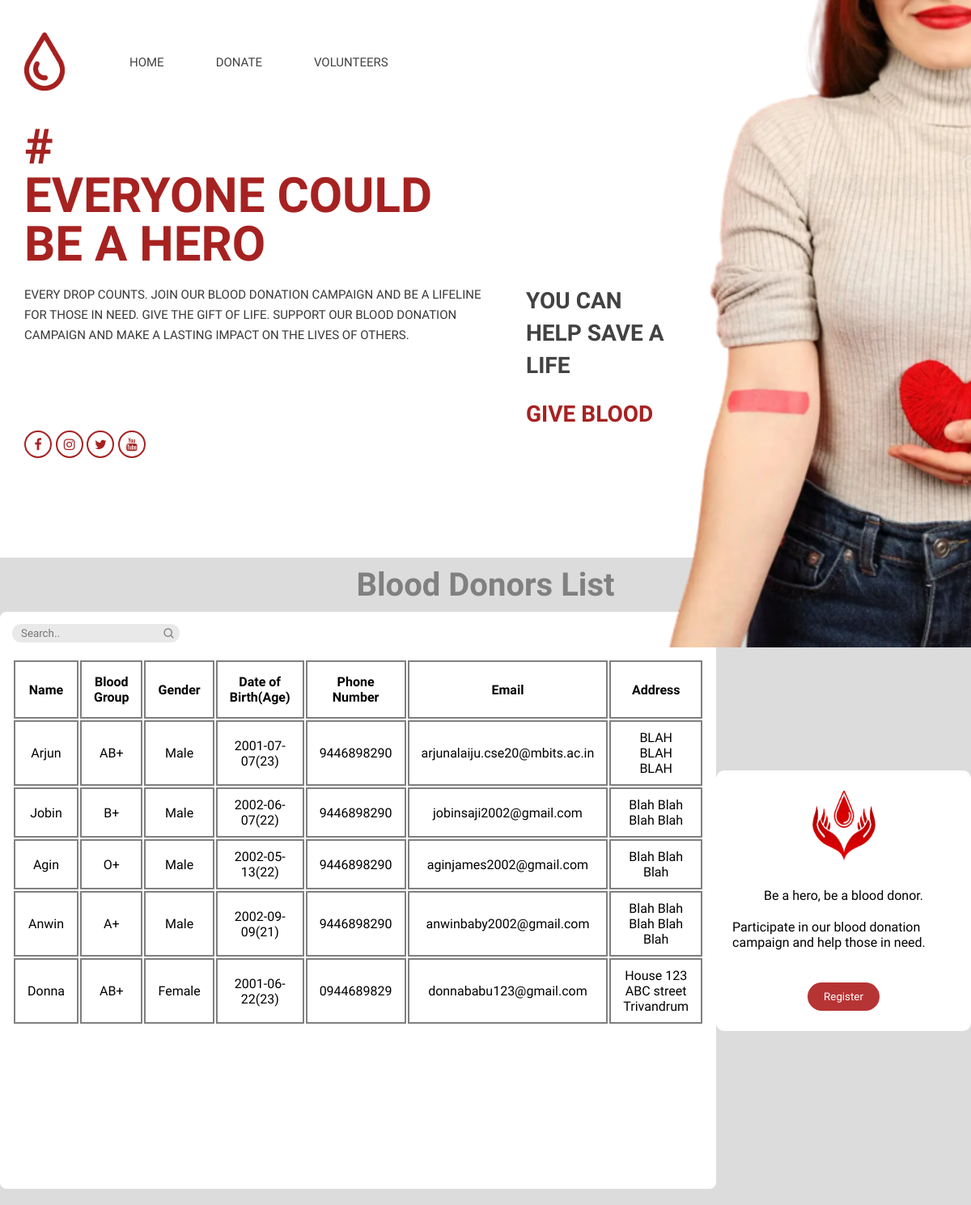
The page /Blood/index.php on the database its author committed.
### tables this page shows
CREATE TABLE IF NOT EXISTS `donor_camp` (
  `d_id` int NOT NULL AUTO_INCREMENT,
  `name` varchar(255) NOT NULL,
  `gender` varchar(10) NOT NULL,
  `blood_group` varchar(10) NOT NULL,
  `dob` date NOT NULL,
  `phone_no` varchar(15) NOT NULL,
  `email` varchar(30) NOT NULL,
  `address` varchar(255) NOT NULL,
  PRIMARY KEY (`d_id`)
);

### Blood/index.php (the view, shortened to what this page needs)
<!DOCTYPE html>
<html>
<head>
  <link rel="stylesheet" type="text/css" href="style.css">
  <link href='https://unpkg.com/boxicons@2.1.4/css/boxicons.min.css' rel='stylesheet'>
  <link rel="stylesheet" href="https://cdnjs.cloudflare.com/ajax/libs/font-awesome/4.7.0/css/font-awesome.min.css">
</head>
<body>
<header class="main-header">
  <div class="container">
    <div class="branding grid-row">
      <div class="logo">
        <a href="#"><img src="logo.png" alt="logo"></a>
      </div>
      <nav class="navbar mobile-menu">
        <ul class="nav-listing">
          <li><a href="../index.php">Home</a></li>
          <li><a href="Blood.php">Donate</a></li>
          <li><a href="#tabsection">Volunteers</a></li>
        </ul>
      </nav>
    </div>
  </div>
</header>
<section class="main-section">
  <div class="container">
    <h1 class="main-heading">
      <span>#</span>
      <span>EVERYONE COULD</span>
      <span>BE A HERO</span>
    </h1>
    <div class="grid-row">
      <div class="left-col">
        <p>Every drop counts. Join our blood donation campaign and be a lifeline for those in need. Give the gift of life. Support our blood donation campaign and make a lasting impact on the lives of others.</p>
      </div>
      <div class="right-col">
        <h2 class="dark-heading">
          <span>You can</span>
          <span>Help save a life</span>
        </h2>
        <h2 class="small-top-space">Give blood</h2>
      </div>
    </div>
  </div>
  <div class="social-icons">
    <div class="container">
      <ul class="listing">
        <li><a href="#"><i class="fa fa-facebook"></i></a></li>
        <li><a href="#"><i class="fa fa-instagram"></i></a></li>
        <li><a href="#"><i class="fa fa-twitter"></i></a></li>
        <li><a href="#"><i class="fa fa-youtube"></i></a></li>
      </ul>
    </div>
  </div>
</section>
<img src="bg.png" style="position: fixed; top: 0; right: 0; height: 100vh; ">
<section id="tabsection">
  <div>
    <div style="display:flex; align-items: center; justify-content: center; "><p style="color: grey; font-size: 40px; font-weight: 600; margin-top: 10px; " >Blood Donors List</p></div>
    <div style="display:flex; align-items: center; justify-content: space-evenly; margin-top: 10px; ">
      <div id="tabdiv">
      <div class="searchb" >
          <input type="text" id="searchInput" placeholder="Search..">
          <i class='bx bx-search' ></i>
        </div>
    <div id="nodivtable" style="height:640px; overflow:scroll">
    <table style="width: 100%;" id="dataTable">
      <thead>
      <tr style="margin: 10px 4px;">
      <th style="border: 2px solid grey; padding: 15px; " align="center">Name</th>
      <th style="border: 2px solid grey; padding: 15px; " align="center">Blood Group</th>
      <th style="border: 2px solid grey; padding: 15px; " align="center">Gender</th>
      <th style="border: 2px solid grey; padding: 15px; " align="center">Date of Birth(Age)</th>
      <th style="border: 2px solid grey; padding: 15px; " align="center">Phone Number</th>
      <th style="border: 2px solid grey; padding: 15px; " align="center">Email</th>
      <th style="border: 2px solid grey; padding: 15px; " align="center">Address</th>
      </tr>
      </thead>
      <tbody>
        <?php
          include "inc/config.php";
          $query = "SELECT * FROM donor_camp";
          $result = mysqli_query($conn,$query);
          while($row = mysqli_fetch_assoc($result)){
            $dob = $row['dob'];
            $dateOfBirth = new DateTime($dob);
            $currentDate = new DateTime();
            $ageInterval = $currentDate->diff($dateOfBirth);
            $age = $ageInterval->y;
            echo "<tr id='trst'>";
            echo "<td style='border: 2px solid grey; padding: 10px 15px; ' align='center'>".$row['name']."</td>";
            echo "<td style='border: 2px solid grey; padding: 10px 15px; ' align='center'>".$row['blood_group']."</td>";
            echo "<td style='border: 2px solid grey; padding: 10px 15px; ' align='center'>".$row['gender']."</td>";
            echo "<td style='border: 2px solid grey; padding: 10px 15px; ' align='center'>".$row['dob']."(".$age.")</td>";
            echo "<td style='border: 2px solid grey; padding: 10px 15px; ' align='center'>".$row['phone_no']."</td>";
            echo "<td style='border: 2px solid grey; padding: 10px 15px; ' align='center'>".$row['email']."</td>";
            echo "<td style='border: 2px solid grey; padding: 10px 15px; ' align='center'>".$row['address']."</td>";
            echo "</tr>";
          }
        ?>
      </tbody>
    </table>
    </div>
    </div>
    <div id="askmessage" style="z-index: 3000;">
      <div id="askdiv"><img src="bd.png" style="width: 110px; height:100px;"></div>
      <div id="askdiv">
      <p>Be a hero, be a blood donor. </p>
      </div>
      <div id="askdiv">
      <p> Participate in our blood donation campaign and help those in need.</p>
      </div>
      <div id="askdiv">
        <button onclick="location.href='Blood.php'" >Register</button>
      </div>
    </div>
    </div>
  </div>
</section>
</body>
</html>

### Blood/style.css (style rules this page uses)
* { margin: 0; padding: 0; font-family: 'Fjalla One', sans-serif; }
body { height: 100vh; background-color: #E3E3E3; position: relative; background: white; background-size: cover; -ms-overflow-style: none; scrollbar-width: none; }
.container { width: 95%; max-width: 1360px; margin: auto; }
.logo img { width: 100%; display: block; max-width: 50px; }
.branding.grid-row { display: grid; grid-template-columns: 50px auto; grid-gap: 50px; }
nav.navbar { display: flex; align-items: center; }
ul.nav-listing > li { display: inline-block; padding: 0 30px; }
ul.nav-listing > li > a { color: #424242; text-decoration: unset; font-size: 18px; font-weight: 500; text-transform: uppercase; transition: color 0.6s linear; }
.logo > a { display: block; }
header.main-header { padding: 40px 0; }
.main-heading > span { display: block; }
.main-heading { color: #a62221; font-size: 100px; font-weight: 800; line-height: 100px; }
.main-section .grid-row { display: grid; grid-template-columns: 50% 20%; grid-gap: 50px; margin-top: 50px; }
.main-section p { color: #383838; text-transform: uppercase; font-size: 20px; line-height: 30px; }
h2 > span { display: block; }
h2.dark-heading { color: #424242; font-size: 40px; line-height: 50px; text-transform: uppercase; }
h2 { color: #a62221; font-size: 40px; line-height: 50px; text-transform: uppercase; }
.small-top-space { margin-top: 20px; }
.social-icons ul.listing { display: flex; list-style: none; align-items: center; justify-content: space-between; max-width: 150px; }
.social-icons ul.listing li a { display: block; width: 100%; text-align: center; color: #a62221; }
.social-icons ul.listing li { display: flex; align-items: center; justify-content: center; width: 30px; height: 30px; border: 2px solid #a62221; border-radius: 50%; }
@media only screen and (max-width: 1320px) and (min-width: 961px) { ul.nav-listing > li > a { font-size: 15px; } }
@media only screen and (max-width: 1320px) and (min-width: 961px) { .main-heading { font-size: 60px; line-height: 60px; } }
@media only screen and (max-width: 1320px) and (min-width: 961px) { .main-section p { font-size: 15px; line-height: 25px; } }
@media only screen and (max-width: 1320px) and (min-width: 961px) { .main-section .grid-row { margin-top: 20px; } }
@media only screen and (max-width: 1320px) and (min-width: 961px) { h2,h2.dark-heading { font-size: 28px; line-height: 40px; } }
#askmessage { background: white; padding: 10px; border-radius: 10px; }
#askmessage #askdiv { display: flex; align-items: center; justify-content: center; }
#askmessage #askdiv p { margin: 10px 10px; }
#askmessage #askdiv img { margin-bottom: 10px; margin-top: 15px; }
#askmessage #askdiv button { background: rgb(183, 52, 52); border: none; border-radius: 40px; color:white; padding: 10px 20px; margin-top: 30px; margin-bottom: 15px; cursor: pointer; }
.searchb { display: flex; align-items: center; justify-content: space-between; padding-left: 7px; background: #e9e9e9; border-radius: 30px; margin-bottom: 20px; width: 200px; }
.searchb input[type="text"] { border: none; background: transparent; padding: 0; margin: 0; margin-right: 2px; outline: none; width:120px; padding: 4px; }
.searchb .bx { color: grey; border-radius: 50%; margin-right: 2px; padding:3px; padding-left:4.3px; }
#tabsection { width:100%; height: 100vh; background: gainsboro; margin-top:7.7rem; }
#tabsection #tabdiv { background: white ; padding: 15px; border-radius: 8px; }
#nodivtable { -ms-overflow-style: none; scrollbar-width: none; max-width:; }

### rows shown on the page
donor_camp: name "Arjun", blood_group "AB+", gender "Male", dob "2001-07-07", phone_no "9446898290", email "arjunalaiju.cse20@mbits.ac.in", address "BLAH BLAH BLAH"
donor_camp: name "Jobin", blood_group "B+", gender "Male", dob "2002-06-07", phone_no "9446898290", email "jobinsaji2002@gmail.com", address "Blah Blah Blah Blah"
donor_camp: name "Agin", blood_group "O+", gender "Male", dob "2002-05-13", phone_no "9446898290", email "aginjames2002@gmail.com", address "Blah Blah Blah"
donor_camp: name "Anwin", blood_group "A+", gender "Male", dob "2002-09-09", phone_no "9446898290", email "anwinbaby2002@gmail.com", address "Blah Blah Blah Blah Blah"
donor_camp: name "Donna", blood_group "AB+", gender "Female", dob "2001-06-22", phone_no "0944689829", email "donnababu123@gmail.com", address "House 123 ABC street Trivandrum"
